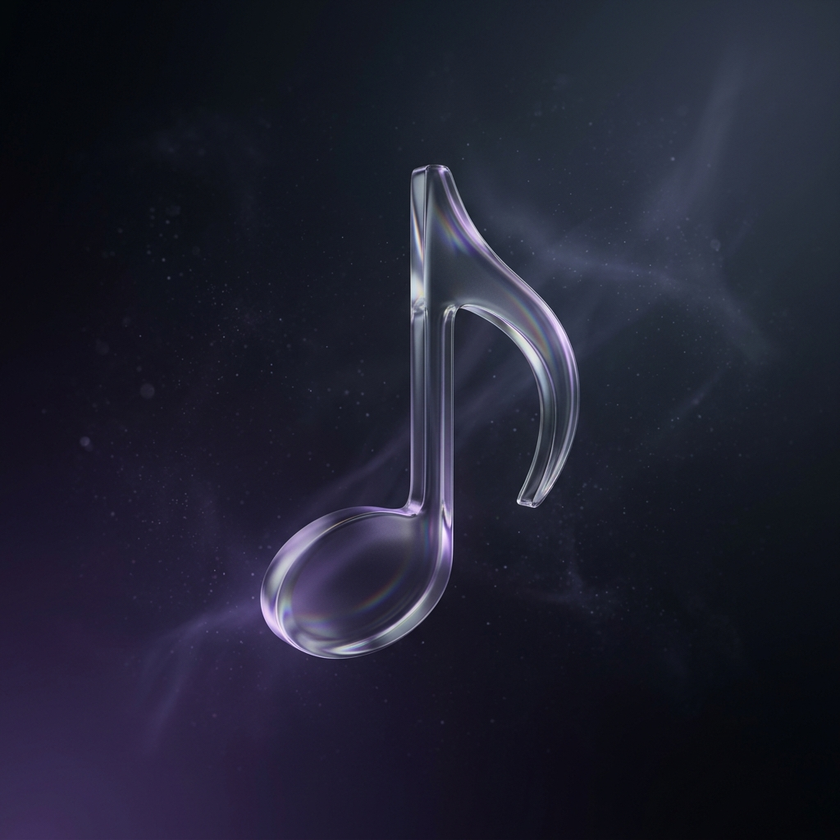
#> input picture NotchApp/Resources/DefaultMusicThumbnail.png, 840 x 840 px, shrunk from 1024 x 1024 before the run
$ python make_transparent.py NotchApp/Resources/DefaultMusicThumbnail.png
#> lines starting #> are read from the running program, lines starting #| are printed output that depends on the picture
from PIL import Image
import sys

img_path = sys.argv[1]
img = Image.open(img_path).convert("RGBA")
datas = img.getdata()

newData = []
for item in datas:
    # If the pixel is very dark (close to black), make it transparent
    # r, g, b, a = item
    if item[0] < 20 and item[1] < 20 and item[2] < 20:
        newData.append((255, 255, 255, 0)) # transparent
    else:
        newData.append(item)
#> this loop made 705600 passes
#> item on passes 1 to 3: (4, 8, 11, 255), (4, 8, 11, 255), (4, 8, 11, 255)
#> after the loop, newData = 705600 items

img.putdata(newData)
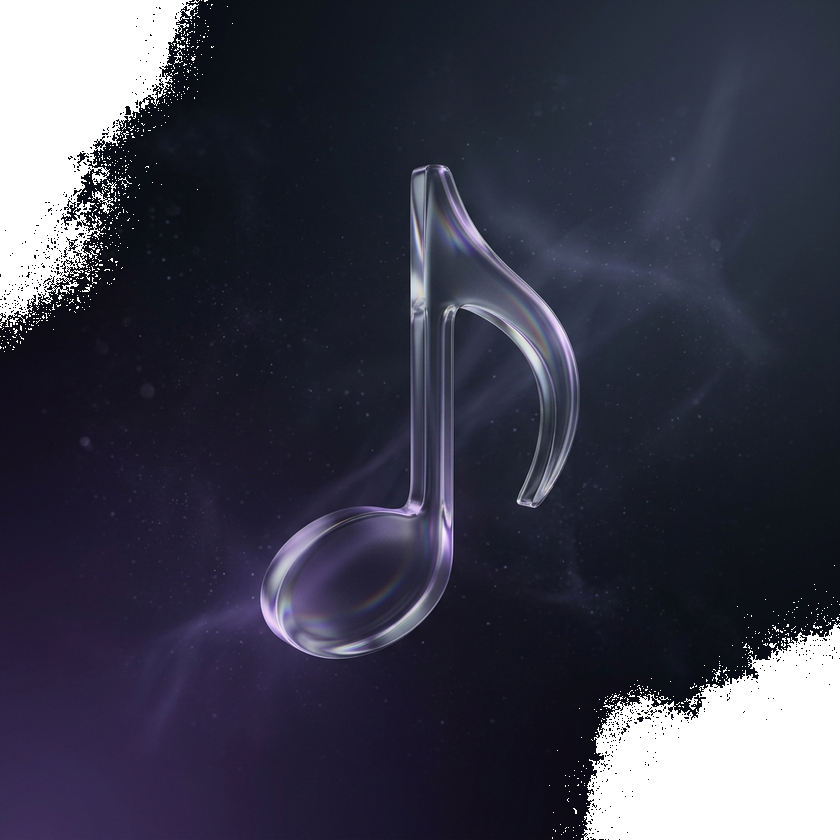
#> img: PIL image 840x840 RGBA; mean R, G, B, A 59, 59.6, 74.8, 227.4; transparent parts drawn white
img.save(img_path, "PNG")
print("Done")
